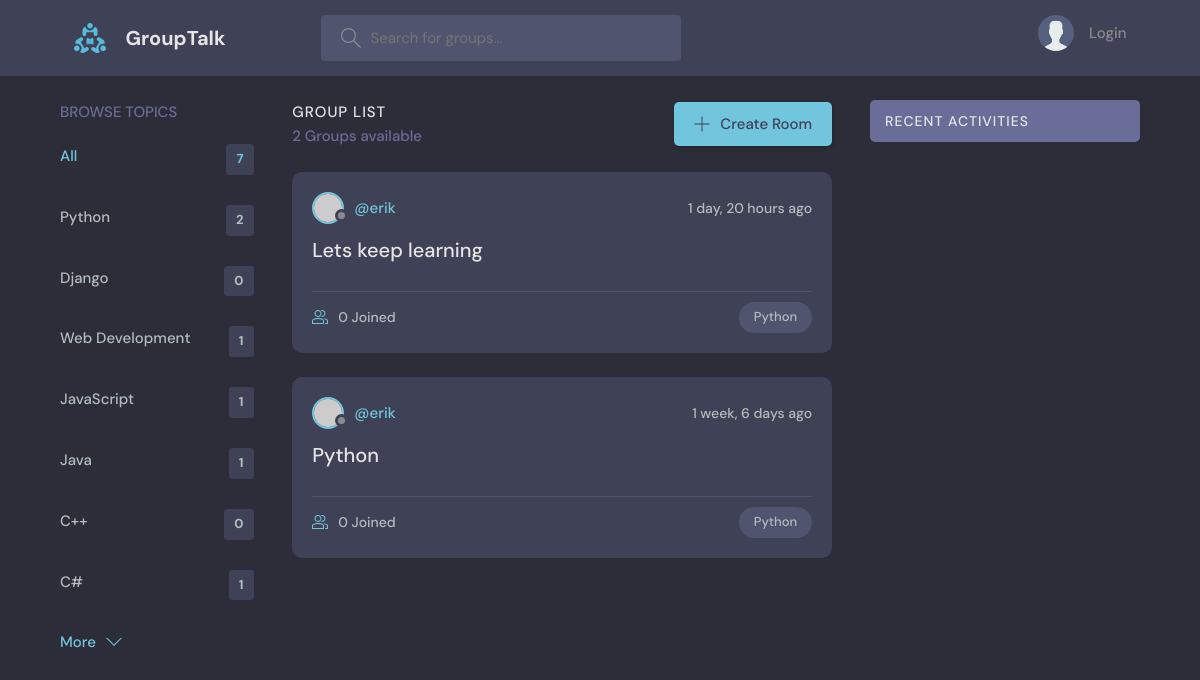
Page /?q=Python on the committed database.
### base/models.py (models this page shows, shortened)
class Topic(models.Model):
    name = models.CharField(max_length=200)

class Group(models.Model):
    host = models.ForeignKey(User, on_delete=models.SET_NULL, null=True)
    topic = models.ForeignKey(Topic, on_delete=models.SET_NULL, null=True)
    name = models.CharField(max_length=200)
    description = models.TextField(null=True, blank=True)
    participants = models.ManyToManyField(User, related_name='participants', blank=True)
    updated = models.DateTimeField(auto_now=True)
    created = models.DateTimeField(auto_now_add=True)
    class Meta:
        ordering = ['-updated', '-created']

### base/views.py (the view)
# urls.py: path('', views.home, name="home"),
def home(request):
    q = request.GET.get('q') if request.GET.get('q') != None else ''
    groups = Group.objects.filter(
        Q(topic__name__icontains=q) |
        Q(name__icontains=q) |
        Q(description__icontains=q)
        )
    topics = Topic.objects.all()
    group_count = groups.count()
    group_messages = Message.objects.filter(Q(group__topic__name__icontains=q))
    context = {'groups': groups, 'topics': topics, 'group_count': group_count, 'group_messages': group_messages}
    return render(request, 'base/home.html', context)

### base/templates/base/home.html (shortened to what this page needs)
{% extends 'main.html' %}
{% block content %}
    <main class="layout layout--3">
      <div class="container">
        {% include 'base/topics_components.html' %}
        <div class="roomList">
          <div class="roomList__header">
            <div>
              <h2>Group List</h2>
              <p>{{group_count}} Groups available</p>
            </div>
            <a class="btn btn--main" href="{% url 'create-group' %}">
              <svg version="1.1" xmlns="http://www.w3.org/2000/svg" width="32" height="32" viewBox="0 0 32 32">
                <title>add</title>
                <path
                  d="M16.943 0.943h-1.885v14.115h-14.115v1.885h14.115v14.115h1.885v-14.115h14.115v-1.885h-14.115v-14.115z"
                ></path>
              </svg>
              Create Room
            </a>
          </div>
          {% include 'base/feed_components.html' %}
        </div>
        {% include 'base/activity_component.html' %}
      </div>
    </main>
{% endblock %}

### base/templates/base/topics_components.html
<div class="topics">
    <div class="topics__header">
      <h2>Browse Topics</h2>
    </div>
    <ul class="topics__list">
      <li>
        <a href="{% url 'home' %}" class="active">All <span>{{topics.count}}</span></a>
      </li>
      {% for topic in topics %}
      <li>
        <a href="{% url 'home' %}?q={{topic.name}}">{{topic.name}} <span>{{topic.group_set.all.count}}</span></a>
      </li>
      {% endfor %}
    </ul>
    <a class="btn btn--link" href="topics.html">
      More
      <svg version="1.1" xmlns="http://www.w3.org/2000/svg" width="32" height="32" viewBox="0 0 32 32">
        <title>chevron-down</title>
        <path d="M16 21l-13-13h-3l16 16 16-16h-3l-13 13z"></path>
      </svg>
    </a>
  </div>

### base/templates/base/feed_components.html (shortened to what this page needs)
{%for group in groups%}
<div class="roomListRoom">
    <div class="roomListRoom__header">
      <a href="{% url 'user-profile' group.host.id %}" class="roomListRoom__author">
        <div class="avatar avatar--small">
          <img src="https://randomuser.me/api/portraits/women/11.jpg" />
        </div>
        <span>@{{group.host.username}}</span>
      </a>
      <div class="roomListRoom__actions">
        <span>{{group.created|timesince}} ago</span>
      </div>
    </div>
    <div class="roomListRoom__content">
      <a href="{% url 'group' group.id %}"> {{group.name}} </a>
    </div>
    <div class="roomListRoom__meta">
      <a href="{% url 'group' group.id %}" class="roomListRoom__joined">
        {{group.participants.all.count}} Joined
      </a>
      <p class="roomListRoom__topic"> {{group.topic.name}} </p>
    </div>
  </div>
{% endfor %}

### static/styles/style.css (style rules this page uses)
:root { --color-main: #71c6dd; --color-main-light: #e1f6fb; --color-dark: #3f4156; --color-dark-medium: #51546e; --color-dark-light: #696d97; --color-light: #e5e5e5; --color-gray: #8b8b8b; --color-light-gray: #b2bdbd; --color-bg: #2d2d39; --color-success: #5dd693; --color-error: #fc4b0b; }
* { font-family: "DM Sans", -apple-system, BlinkMacSystemFont, "Segoe UI", Roboto, Oxygen, Ubuntu, Cantarell, "Open Sans", "Helvetica Neue", sans-serif; margin: 0; padding: 0; box-sizing: border-box; text-rendering: optimizeLegibility; font-size: inherit; }
html { font-size: 56.25%; }
@media only screen and (min-width: 1200px) { html { font-size: 62.5%; } }
body { line-height: 1.6; font-weight: 400; font-size: 1.5rem; color: var(--color-light-gray); background-color: var(--color-bg); min-height: 100vh; }
img { width: 100%; }
a { display: inline-block; color: var(--color-main); text-decoration: none; }
.container { max-width: 120rem; width: 90%; margin: auto; }
.btn { background-color: transparent; border: none; display: inline-flex; align-items: center; gap: 1rem; cursor: pointer; transition: all ease-in-out 0.3s; padding: 1rem 2rem; border-radius: 5px; box-shadow: 1px 1px 3px 1px rgba(0, 0, 0, 0.15); font-weight: 500; }
.btn--link { border-radius: 0; padding: 0; color: var(--color-main); box-shadow: none; }
.btn--main { background-color: var(--color-main); color: var(--color-dark); }
.btn > svg { fill: currentColor; width: 1.6rem; height: 1.6rem; }
.avatar { position: relative; display: inline-block; border-radius: 50%; border: 2px solid var(--color-main); }
.avatar img { display: block; border-radius: 50%; object-fit: cover; object-position: center; }
.avatar::after { content: ""; display: block; position: absolute; background-color: var(--color-gray); z-index: 111; border-radius: 50%; border: 0.3rem solid var(--color-dark); }
.avatar.avatar--small img { width: 2.8rem; height: 2.8rem; }
.avatar.avatar--small:after { width: 0.7rem; height: 0.7rem; bottom: 0px; right: -6px; }
.layout { margin-top: 2.4rem; }
.layout > .container { display: flex; justify-content: space-between; align-items: flex-start; }
.layout--3 > .container > div:first-child { flex-basis: 18%; max-width: 22.5rem; }
.layout--3 > .container > div:nth-child(2) { flex-basis: 50%; }
.topics__header { margin-bottom: 2rem; }
.topics__header h2 { text-transform: uppercase; font-weight: 500; color: var(--color-dark-light); }
.topics__list { list-style: none; }
.topics__list li a { display: flex; justify-content: space-between; margin-bottom: 3rem; font-weight: 500; color: var(--color-light-gray); transition: all 0.3s ease-in-out; }
.topics__list li a.active, .topics__list li a:hover { color: var(--color-main); }
.topics__list li a span { padding: 0.5rem 1rem; background-color: var(--color-dark); border-radius: 3px; font-size: 1.3rem; font-weight: 700; letter-spacing: 1px; }
.roomList__header { display: flex; justify-content: space-between; align-items: center; margin-bottom: 2.4rem; }
.roomList__header h2 { text-transform: uppercase; font-weight: 500; color: var(--color-light); letter-spacing: 1px; }
.roomList__header p { font-weight: 500; color: var(--color-dark-light); }
.roomListRoom { margin-bottom: 2.4rem; background-color: var(--color-dark); border-radius: 1rem; padding: 2rem; }
.roomListRoom__header { display: flex; justify-content: space-between; align-items: center; }
.roomListRoom__author { font-weight: 500; display: flex; align-items: center; gap: 1rem; }
.roomListRoom__actions { display: flex; align-items: flex-start; gap: 1rem; position: relative; }
.roomListRoom__actions span { font-size: 1.4rem; font-weight: 500; }
.roomListRoom__content { margin: 1rem 0; }
.roomListRoom__content a { font-size: 2rem; font-weight: 500; margin-bottom: 1.5rem; color: var(--color-light); transition: all 0.3s ease-in-out; }
.roomListRoom__meta { border-top: 1px solid var(--color-dark-medium); padding-top: 1rem; display: flex; align-items: center; justify-content: space-between; }
.roomListRoom__joined { color: var(--color-light-gray); display: flex; align-items: center; gap: 1rem; font-size: 1.4rem; font-weight: 500; }
.roomListRoom__joined svg { fill: var(--color-main); width: 1.6rem; height: 1.6rem; }
.roomListRoom__topic { padding: 5px 1.5rem; background-color: var(--color-dark-medium); border-radius: 5rem; font-weight: 500; font-size: 1.3rem; }

### rows in the picture
Topic: name "Python", group_set.all.count "2"
Topic: name "Django", group_set.all.count "0"
Topic: name "Web Development", group_set.all.count "1"
Topic: name "JavaScript", group_set.all.count "1"
Topic: name "Java", group_set.all.count "1"
Topic: name "C++", group_set.all.count "0"
Topic: name "C#", group_set.all.count "1"
Group: host.username "erik", created "1 day, 20 hours", name "Lets keep learning", participants.all.count "0", topic.name "Python"
Group: host.username "erik", created "1 week, 6 days", name "Python", participants.all.count "0", topic.name "Python"

### other values in the picture
{{ topics.count }} "7"
{{ group_count }} "2"
